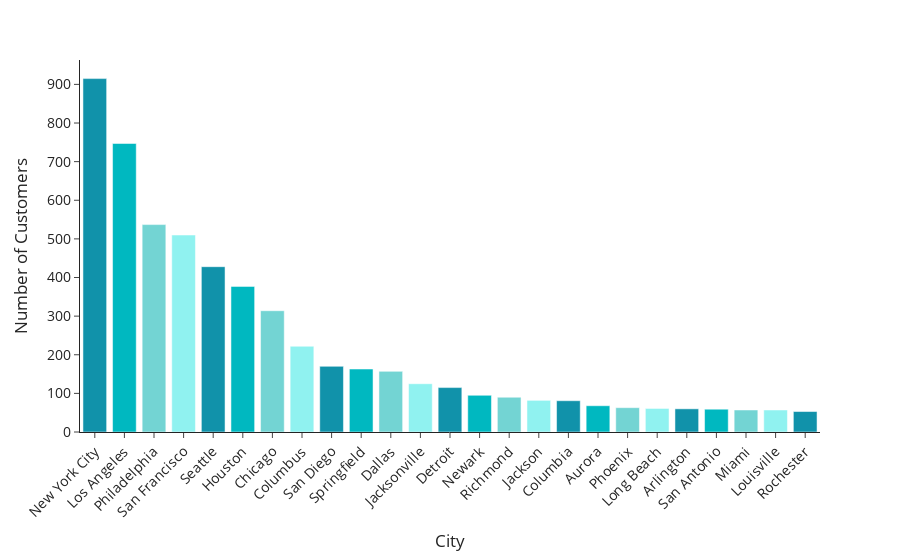

Here is the notebook cell this chart was saved with:
### Markdown cell above
##### Citys

### Code cell
top_cities = customers_USA['City'].value_counts().head(25)


fig = px.bar(x=top_cities.index, y=top_cities.values,
             color=top_cities.index,
             template='simple_white', color_discrete_sequence=colors)

# Set chart title and x/y axis labels
fig.update_layout(
    xaxis_title="City",
    yaxis_title="Number of Customers",
    showlegend=False,
    font=dict(
        size=14
    ),
    title={
        #'text': "Number of Customers by City (Top 25)",
        'y': 0.95,
        'x': 0.5
    },
    xaxis_tickangle=-45, # Rotate x-axis labels for better visibility
)

# Display Figure
fig.show()

### Figure 1 — Plotly figure (JSON) as saved in the notebook; plotly's stock layout.template omitted (floating-point values rounded to 4 significant figures)
{"data": [{"alignmentgroup": "True", "hovertemplate": "color=New York City<br>x=%{x}<br>y=%{y}<extra></extra>", "legendgroup": "New York City", "marker": {"color": "#1192AA", "pattern": {"shape": ""}}, "name": "New York City", "offsetgroup": "New York City", "orientation": "v", "showlegend": true, "textposition": "auto", "type": "bar", "x": ["New York City"], "xaxis": "x", "y": [915], "yaxis": "y"}, {"alignmentgroup": "True", "hovertemplate": "color=Los Angeles<br>x=%{x}<br>y=%{y}<extra></extra>", "legendgroup": "Los Angeles", "marker": {"color": "#00B8C0", "pattern": {"shape": ""}}, "name": "Los Angeles", "offsetgroup": "Los Angeles", "orientation": "v", "showlegend": true, "textposition": "auto", "type": "bar", "x": ["Los Angeles"], "xaxis": "x", "y": [747], "yaxis": "y"}, {"alignmentgroup": "True", "hovertemplate": "color=Philadelphia<br>x=%{x}<br>y=%{y}<extra></extra>", "legendgroup": "Philadelphia", "marker": {"color": "#73D4D3", "pattern": {"shape": ""}}, "name": "Philadelphia", "offsetgroup": "Philadelphia", "orientation": "v", "showlegend": true, "textposition": "auto", "type": "bar", "x": ["Philadelphia"], "xaxis": "x", "y": [537], "yaxis": "y"}, {"alignmentgroup": "True", "hovertemplate": "color=San Francisco<br>x=%{x}<br>y=%{y}<extra></extra>", "legendgroup": "San Francisco", "marker": {"color": "#90F2F0", "pattern": {"shape": ""}}, "name": "San Francisco", "offsetgroup": "San Francisco", "orientation": "v", "showlegend": true, "textposition": "auto", "type": "bar", "x": ["San Francisco"], "xaxis": "x", "y": [510], "yaxis": "y"}, {"alignmentgroup": "True", "hovertemplate": "color=Seattle<br>x=%{x}<br>y=%{y}<extra></extra>", "legendgroup": "Seattle", "marker": {"color": "#1192AA", "pattern": {"shape": ""}}, "name": "Seattle", "offsetgroup": "Seattle", "orientation": "v", "showlegend": true, "textposition": "auto", "type": "bar", "x": ["Seattle"], "xaxis": "x", "y": [428], "yaxis": "y"}, {"alignmentgroup": "True", "hovertemplate": "color=Houston<br>x=%{x}<br>y=%{y}<extra></extra>", "legendgroup": "Houston", "marker": {"color": "#00B8C0", "pattern": {"shape": ""}}, "name": "Houston", "offsetgroup": "Houston", "orientation": "v", "showlegend": true, "textposition": "auto", "type": "bar", "x": ["Houston"], "xaxis": "x", "y": [377], "yaxis": "y"}, {"alignmentgroup": "True", "hovertemplate": "color=Chicago<br>x=%{x}<br>y=%{y}<extra></extra>", "legendgroup": "Chicago", "marker": {"color": "#73D4D3", "pattern": {"shape": ""}}, "name": "Chicago", "offsetgroup": "Chicago", "orientation": "v", "showlegend": true, "textposition": "auto", "type": "bar", "x": ["Chicago"], "xaxis": "x", "y": [314], "yaxis": "y"}, {"alignmentgroup": "True", "hovertemplate": "color=Columbus<br>x=%{x}<br>y=%{y}<extra></extra>", "legendgroup": "Columbus", "marker": {"color": "#90F2F0", "pattern": {"shape": ""}}, "name": "Columbus", "offsetgroup": "Columbus", "orientation": "v", "showlegend": true, "textposition": "auto", "type": "bar", "x": ["Columbus"], "xaxis": "x", "y": [222], "yaxis": "y"}, {"alignmentgroup": "True", "hovertemplate": "color=San Diego<br>x=%{x}<br>y=%{y}<extra></extra>", "legendgroup": "San Diego", "marker": {"color": "#1192AA", "pattern": {"shape": ""}}, "name": "San Diego", "offsetgroup": "San Diego", "orientation": "v", "showlegend": true, "textposition": "auto", "type": "bar", "x": ["San Diego"], "xaxis": "x", "y": [170], "yaxis": "y"}, {"alignmentgroup": "True", "hovertemplate": "color=Springfield<br>x=%{x}<br>y=%{y}<extra></extra>", "legendgroup": "Springfield", "marker": {"color": "#00B8C0", "pattern": {"shape": ""}}, "name": "Springfield", "offsetgroup": "Springfield", "orientation": "v", "showlegend": true, "textposition": "auto", "type": "bar", "x": ["Springfield"], "xaxis": "x", "y": [163], "yaxis": "y"}, {"alignmentgroup": "True", "hovertemplate": "color=Dallas<br>x=%{x}<br>y=%{y}<extra></extra>", "legendgroup": "Dallas", "marker": {"color": "#73D4D3", "pattern": {"shape": ""}}, "name": "Dallas", "offsetgroup": "Dallas", "orientation": "v", "showlegend": true, "textposition": "auto", "type": "bar", "x": ["Dallas"], "xaxis": "x", "y": [157], "yaxis": "y"}, {"alignmentgroup": "True", "hovertemplate": "color=Jacksonville<br>x=%{x}<br>y=%{y}<extra></extra>", "legendgroup": "Jacksonville", "marker": {"color": "#90F2F0", "pattern": {"shape": ""}}, "name": "Jacksonville", "offsetgroup": "Jacksonville", "orientation": "v", "showlegend": true, "textposition": "auto", "type": "bar", "x": ["Jacksonville"], "xaxis": "x", "y": [125], "yaxis": "y"}, {"alignmentgroup": "True", "hovertemplate": "color=Detroit<br>x=%{x}<br>y=%{y}<extra></extra>", "legendgroup": "Detroit", "marker": {"color": "#1192AA", "pattern": {"shape": ""}}, "name": "Detroit", "offsetgroup": "Detroit", "orientation": "v", "showlegend": true, "textposition": "auto", "type": "bar", "x": ["Detroit"], "xaxis": "x", "y": [115], "yaxis": "y"}, {"alignmentgroup": "True", "hovertemplate": "color=Newark<br>x=%{x}<br>y=%{y}<extra></extra>", "legendgroup": "Newark", "marker": {"color": "#00B8C0", "pattern": {"shape": ""}}, "name": "Newark", "offsetgroup": "Newark", "orientation": "v", "showlegend": true, "textposition": "auto", "type": "bar", "x": ["Newark"], "xaxis": "x", "y": [95], "yaxis": "y"}, {"alignmentgroup": "True", "hovertemplate": "color=Richmond<br>x=%{x}<br>y=%{y}<extra></extra>", "legendgroup": "Richmond", "marker": {"color": "#73D4D3", "pattern": {"shape": ""}}, "name": "Richmond", "offsetgroup": "Richmond", "orientation": "v", "showlegend": true, "textposition": "auto", "type": "bar", "x": ["Richmond"], "xaxis": "x", "y": [90], "yaxis": "y"}, {"alignmentgroup": "True", "hovertemplate": "color=Jackson<br>x=%{x}<br>y=%{y}<extra></extra>", "legendgroup": "Jackson", "marker": {"color": "#90F2F0", "pattern": {"shape": ""}}, "name": "Jackson", "offsetgroup": "Jackson", "orientation": "v", "showlegend": true, "textposition": "auto", "type": "bar", "x": ["Jackson"], "xaxis": "x", "y": [82], "yaxis": "y"}, {"alignmentgroup": "True", "hovertemplate": "color=Columbia<br>x=%{x}<br>y=%{y}<extra></extra>", "legendgroup": "Columbia", "marker": {"color": "#1192AA", "pattern": {"shape": ""}}, "name": "Columbia", "offsetgroup": "Columbia", "orientation": "v", "showlegend": true, "textposition": "auto", "type": "bar", "x": ["Columbia"], "xaxis": "x", "y": [81], "yaxis": "y"}, {"alignmentgroup": "True", "hovertemplate": "color=Aurora<br>x=%{x}<br>y=%{y}<extra></extra>", "legendgroup": "Aurora", "marker": {"color": "#00B8C0", "pattern": {"shape": ""}}, "name": "Aurora", "offsetgroup": "Aurora", "orientation": "v", "showlegend": true, "textposition": "auto", "type": "bar", "x": ["Aurora"], "xaxis": "x", "y": [68], "yaxis": "y"}, {"alignmentgroup": "True", "hovertemplate": "color=Phoenix<br>x=%{x}<br>y=%{y}<extra></extra>", "legendgroup": "Phoenix", "marker": {"color": "#73D4D3", "pattern": {"shape": ""}}, "name": "Phoenix", "offsetgroup": "Phoenix", "orientation": "v", "showlegend": true, "textposition": "auto", "type": "bar", "x": ["Phoenix"], "xaxis": "x", "y": [63], "yaxis": "y"}, {"alignmentgroup": "True", "hovertemplate": "color=Long Beach<br>x=%{x}<br>y=%{y}<extra></extra>", "legendgroup": "Long Beach", "marker": {"color": "#90F2F0", "pattern": {"shape": ""}}, "name": "Long Beach", "offsetgroup": "Long Beach", "orientation": "v", "showlegend": true, "textposition": "auto", "type": "bar", "x": ["Long Beach"], "xaxis": "x", "y": [61], "yaxis": "y"}, {"alignmentgroup": "True", "hovertemplate": "color=Arlington<br>x=%{x}<br>y=%{y}<extra></extra>", "legendgroup": "Arlington", "marker": {"color": "#1192AA", "pattern": {"shape": ""}}, "name": "Arlington", "offsetgroup": "Arlington", "orientation": "v", "showlegend": true, "textposition": "auto", "type": "bar", "x": ["Arlington"], "xaxis": "x", "y": [60], "yaxis": "y"}, {"alignmentgroup": "True", "hovertemplate": "color=San Antonio<br>x=%{x}<br>y=%{y}<extra></extra>", "legendgroup": "San Antonio", "marker": {"color": "#00B8C0", "pattern": {"shape": ""}}, "name": "San Antonio", "offsetgroup": "San Antonio", "orientation": "v", "showlegend": true, "textposition": "auto", "type": "bar", "x": ["San Antonio"], "xaxis": "x", "y": [59], "yaxis": "y"}, {"alignmentgroup": "True", "hovertemplate": "color=Miami<br>x=%{x}<br>y=%{y}<extra></extra>", "legendgroup": "Miami", "marker": {"color": "#73D4D3", "pattern": {"shape": ""}}, "name": "Miami", "offsetgroup": "Miami", "orientation": "v", "showlegend": true, "textposition": "auto", "type": "bar", "x": ["Miami"], "xaxis": "x", "y": [57], "yaxis": "y"}, {"alignmentgroup": "True", "hovertemplate": "color=Louisville<br>x=%{x}<br>y=%{y}<extra></extra>", "legendgroup": "Louisville", "marker": {"color": "#90F2F0", "pattern": {"shape": ""}}, "name": "Louisville", "offsetgroup": "Louisville", "orientation": "v", "showlegend": true, "textposition": "auto", "type": "bar", "x": ["Louisville"], "xaxis": "x", "y": [57], "yaxis": "y"}, {"alignmentgroup": "True", "hovertemplate": "color=Rochester<br>x=%{x}<br>y=%{y}<extra></extra>", "legendgroup": "Rochester", "marker": {"color": "#1192AA", "pattern": {"shape": ""}}, "name": "Rochester", "offsetgroup": "Rochester", "orientation": "v", "showlegend": true, "textposition": "auto", "type": "bar", "x": ["Rochester"], "xaxis": "x", "y": [53], "yaxis": "y"}], "layout": {"barmode": "relative", "font": {"size": 14}, "legend": {"title": {"text": "color"}, "tracegroupgap": 0}, "margin": {"t": 60}, "showlegend": false, "title": {"x": 0.5, "y": 0.95}, "xaxis": {"anchor": "y", "domain": [0, 1], "tickangle": -45, "title": {"text": "City"}}, "yaxis": {"anchor": "x", "domain": [0, 1], "title": {"text": "Number of Customers"}}}}
